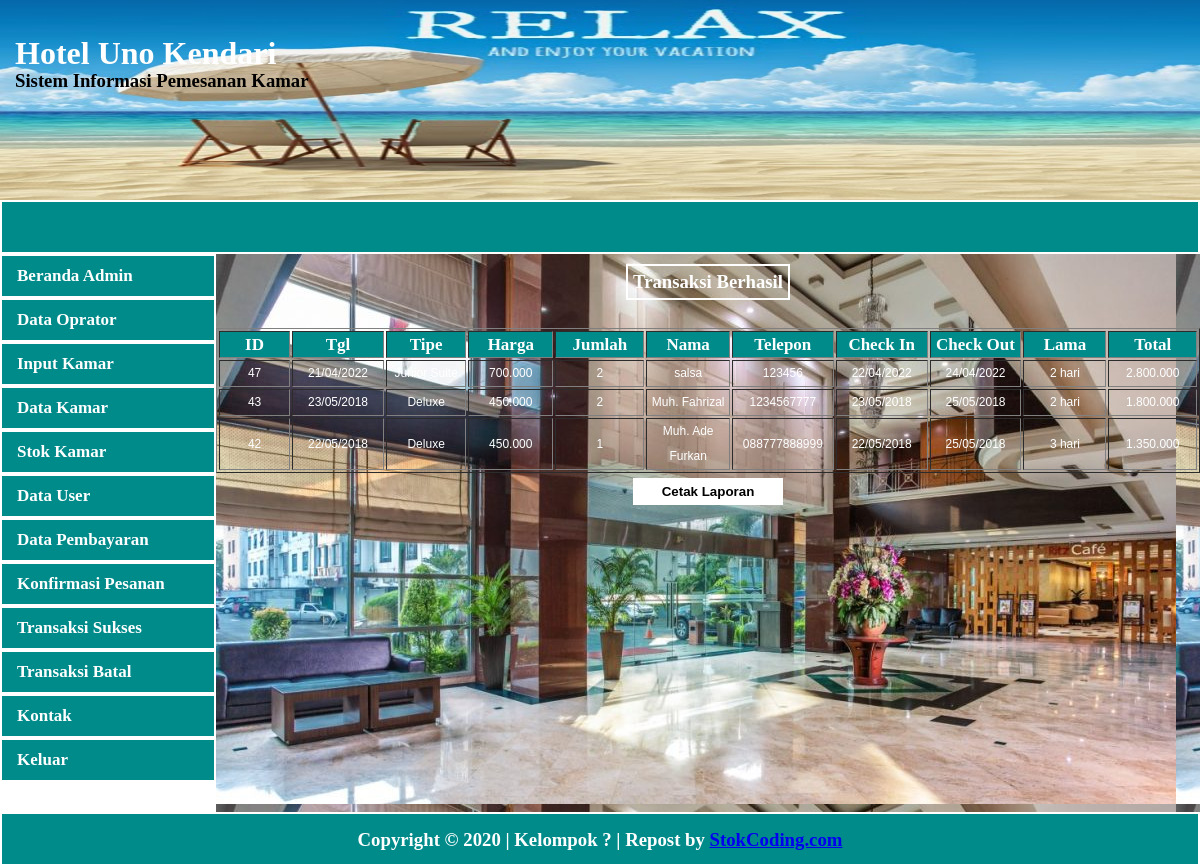
/admin/transaksiberhasil.php (signed in), run on the app's committed database.
### tables this page shows
CREATE TABLE `pemesanan` (
  `idpesan` int(11) NOT NULL,
  `tglpesan` datetime NOT NULL,
  `batasbayar` datetime NOT NULL,
  `idkamar` varchar(15) NOT NULL,
  `tipe` varchar(20) NOT NULL,
  `harga` int(11) NOT NULL,
  `jumlah` int(11) NOT NULL,
  `idtamu` int(11) NOT NULL,
  `nama` varchar(100) NOT NULL,
  `alamat` varchar(500) NOT NULL,
  `telepon` varchar(15) NOT NULL,
  `tglmasuk` date NOT NULL,
  `tglkeluar` date NOT NULL,
  `lamahari` int(11) NOT NULL DEFAULT 0,
  `totalbayar` int(11) NOT NULL DEFAULT 0,
  `status` varchar(50) NOT NULL DEFAULT 'Pending...'
);

### admin/transaksiberhasil.php (the view, shortened to what this page needs)
<?php
	require_once "view/header.php";
?>
	<aside>
		<center>
			<h3>Transaksi Berhasil</h3>
			<div id="kanan">
				<form method="post" action="proseskonfirmasi">
				<table border="1px">
				<tr style="background: #008B8B; color: white; font-size: 17px;">
					<th>ID</th>
					<th>Tgl</th>
					<th>Tipe</th>
					<th>Harga</th>
					<th>Jumlah</th>
					<th>Nama</th>
					<th>Telepon</th>
					<th>Check In</th>
					<th>Check Out</th>
					<th>Lama</th>
					<th>Total</th>
				</tr>
				<?php
					$sql = $pdo->query("SELECT * FROM pemesanan ORDER BY idpesan DESC");
			  		while ($datax = $sql->fetch()) {
			  		$idpesan = $datax['idpesan'];
					$tglpesan = $datax['tglpesan'];
					$tipe = $datax['tipe'];
					$harga = $datax['harga'];
					$jumlah = $datax['jumlah'];
					$namax = $datax['nama'];
					$telepon = $datax['telepon'];
					$tglmasuk = $datax['tglmasuk'];
					$tglkeluar = $datax['tglkeluar'];
					$lamahari = $datax['lamahari'];
					$totalbayar = $datax['totalbayar'];
					$status = $datax['status'];
					$tglpesann = date('d/m/Y', strtotime($tglpesan));
					$tglmasukk = date('d/m/Y', strtotime($tglmasuk));
					$tglkeluarr = date('d/m/Y', strtotime($tglkeluar));
					$hargaa = number_format($harga,0,",",".");
					$angka = number_format($totalbayar,0,",",".");
					if ($status == 'Berhasil') {
  				?>
				<tr align="center" style="font-weight: normal; font-size: 14px;">
					<td class="tkonfirm"><?php echo $idpesan ?></td>
					<td class="tkonfirm"><?php echo $tglpesann ?></td>
					<td class="tkonfirm"><?php echo $tipe ?></td>
					<td class="tkonfirm"><?php echo $hargaa ?></td>
					<td class="tkonfirm"><?php echo $jumlah ?></td>
					<td class="tkonfirm"><?php echo $namax ?></td>
					<td class="tkonfirm"><?php echo $telepon ?></td>
					<td class="tkonfirm"><?php echo $tglmasukk ?></td>
					<td class="tkonfirm"><?php echo $tglkeluarr ?></td>
					<td class="tkonfirm"><?php echo $lamahari ?> hari</td>
					<td class="tkonfirm"><?php echo $angka ?></td>
				</tr>
				<?php
					}
			  	}
			  ?>
			  </table>
			  </form>
			</div>
			<a href="laporan-transaksi" target="_blank"><button id="laporan" style="width:150px;background:white;color:black;font-weight:bold;padding:4px;border:2px solid white; margin-top: 5px;">Cetak Laporan</button></a>
		</center>
	</aside>
<?php
	require_once "view/footer.php"
?>

### admin/css/style.css (style rules this page uses)
* { margin: 0; padding: 0; }
aside { width: 82%; height: 69.8%; background-image: url('../gambar/LOBBY-AREA-banner-960x550.jpg'); float: left; }
table tr { line-height: 25px; }
table { margin-top:20px; font-size:16px; font-weight:bold; }
table tr td { font-weight:bold; font-family:sans-serif; color: white; width: 120px; font-size: 17px; }
.tkonfirm { font-weight:normal; font-size: 12px; font-family: sans-serif; }
aside h3 { margin-top: 10px; margin-bottom: 8px; padding: 5px; border: 2px solid white; color: white; display: inline-block; }

### data on the page
pemesanan: idpesan "47", tglpesan "21/04/2022", tipe "Junior Suite", harga "700.000", jumlah "2", nama "salsa", telepon "123456", tglmasuk "22/04/2022", tglkeluar "24/04/2022", lamahari "2", totalbayar "2.800.000"
pemesanan: idpesan "43", tglpesan "23/05/2018", tipe "Deluxe", harga "450.000", jumlah "2", nama "Muh. Fahrizal", telepon "1234567777", tglmasuk "23/05/2018", tglkeluar "25/05/2018", lamahari "2", totalbayar "1.800.000"
pemesanan: idpesan "42", tglpesan "22/05/2018", tipe "Deluxe", harga "450.000", jumlah "1", nama "Muh. Ade Furkan", telepon "088777888999", tglmasuk "22/05/2018", tglkeluar "25/05/2018", lamahari "3", totalbayar "1.350.000"
